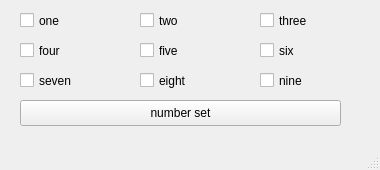
<?xml version="1.0" encoding="UTF-8"?>
<ui version="4.0">
 <class>MainWindow</class>
 <widget class="QMainWindow" name="MainWindow">
  <property name="geometry">
   <rect>
    <x>0</x>
    <y>0</y>
    <width>380</width>
    <height>170</height>
   </rect>
  </property>
  <property name="windowTitle">
   <string>复选框checkBox</string>
  </property>
  <widget class="QWidget" name="centralwidget">
   <widget class="QCheckBox" name="checkBox">
    <property name="geometry">
     <rect>
      <x>20</x>
      <y>10</y>
      <width>85</width>
      <height>21</height>
     </rect>
    </property>
    <property name="text">
     <string>one</string>
    </property>
   </widget>
   <widget class="QCheckBox" name="checkBox_2">
    <property name="geometry">
     <rect>
      <x>140</x>
      <y>10</y>
      <width>85</width>
      <height>21</height>
     </rect>
    </property>
    <property name="text">
     <string>two</string>
    </property>
   </widget>
   <widget class="QCheckBox" name="checkBox_3">
    <property name="geometry">
     <rect>
      <x>260</x>
      <y>10</y>
      <width>85</width>
      <height>21</height>
     </rect>
    </property>
    <property name="text">
     <string>three</string>
    </property>
   </widget>
   <widget class="QCheckBox" name="checkBox_4">
    <property name="geometry">
     <rect>
      <x>260</x>
      <y>40</y>
      <width>85</width>
      <height>21</height>
     </rect>
    </property>
    <property name="text">
     <string>six</string>
    </property>
   </widget>
   <widget class="QCheckBox" name="checkBox_5">
    <property name="geometry">
     <rect>
      <x>140</x>
      <y>40</y>
      <width>85</width>
      <height>21</height>
     </rect>
    </property>
    <property name="text">
     <string>five</string>
    </property>
   </widget>
   <widget class="QCheckBox" name="checkBox_6">
    <property name="geometry">
     <rect>
      <x>20</x>
      <y>40</y>
      <width>85</width>
      <height>21</height>
     </rect>
    </property>
    <property name="text">
     <string>four</string>
    </property>
   </widget>
   <widget class="QCheckBox" name="checkBox_7">
    <property name="geometry">
     <rect>
      <x>260</x>
      <y>70</y>
      <width>85</width>
      <height>21</height>
     </rect>
    </property>
    <property name="text">
     <string>nine</string>
    </property>
   </widget>
   <widget class="QCheckBox" name="checkBox_8">
    <property name="geometry">
     <rect>
      <x>140</x>
      <y>70</y>
      <width>85</width>
      <height>21</height>
     </rect>
    </property>
    <property name="text">
     <string>eight</string>
    </property>
   </widget>
   <widget class="QCheckBox" name="checkBox_9">
    <property name="geometry">
     <rect>
      <x>20</x>
      <y>70</y>
      <width>85</width>
      <height>21</height>
     </rect>
    </property>
    <property name="text">
     <string>seven</string>
    </property>
   </widget>
   <widget class="QPushButton" name="pushButton">
    <property name="geometry">
     <rect>
      <x>20</x>
      <y>100</y>
      <width>321</width>
      <height>26</height>
     </rect>
    </property>
    <property name="text">
     <string>number set</string>
    </property>
   </widget>
  </widget>
  <widget class="QMenuBar" name="menubar">
   <property name="geometry">
    <rect>
     <x>0</x>
     <y>0</y>
     <width>380</width>
     <height>21</height>
    </rect>
   </property>
  </widget>
  <widget class="QStatusBar" name="statusbar"/>
 </widget>
 <resources/>
 <connections/>
</ui>
